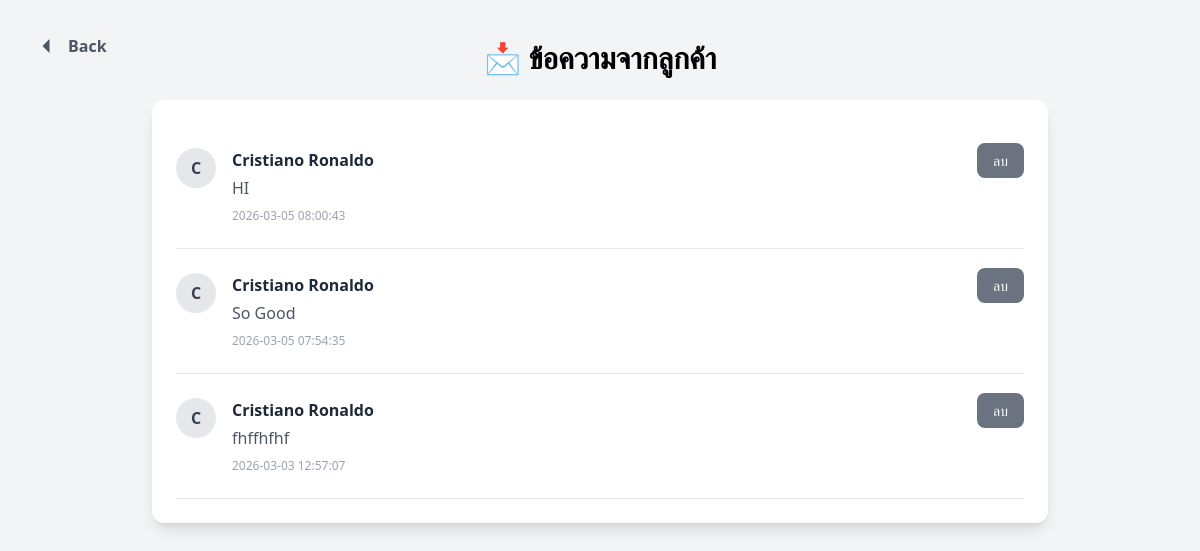
Page /admin_messages (signed in) on the earlier database version.
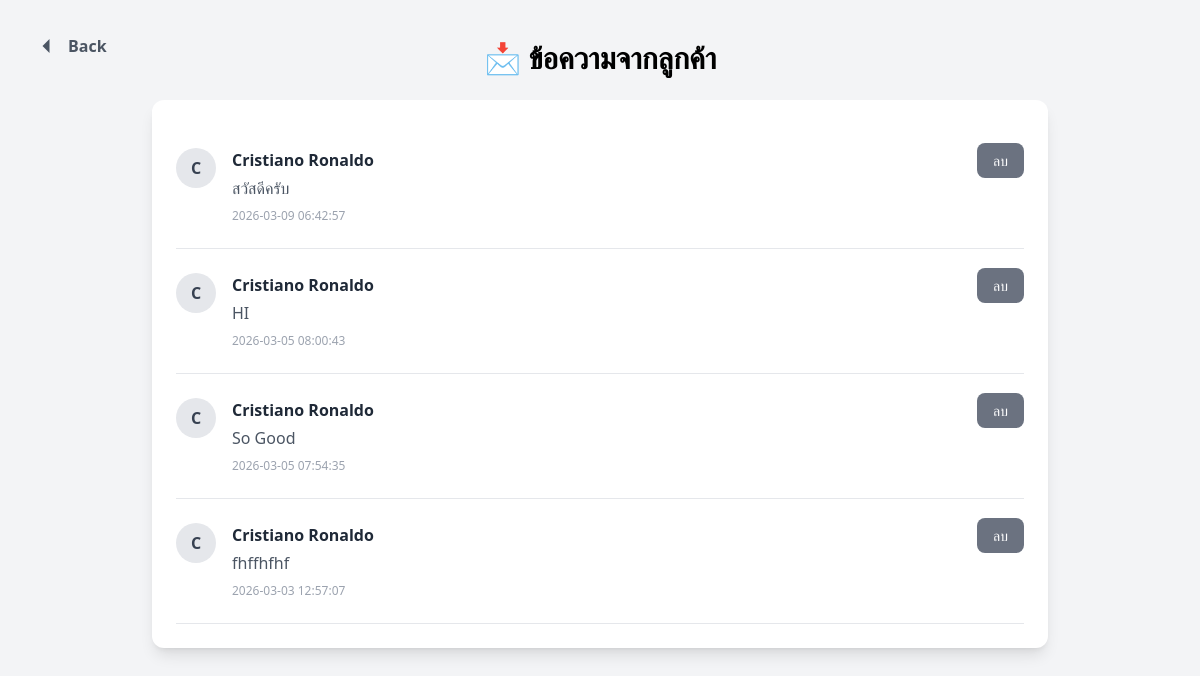
Same page on the later database version.
### tables this page shows
CREATE TABLE messages (
        id INTEGER PRIMARY KEY AUTOINCREMENT,
        username TEXT,
        message TEXT NOT NULL,
        created_at TIMESTAMP DEFAULT CURRENT_TIMESTAMP
    );

### main.py (the view)
@app.route("/admin_messages")
@login_required
def admin_messages():
    if current_user.role != "Admin": return redirect(url_for("dashboard"))
    connect = sqlite3.connect(db_local)
    cursor = connect.cursor()
    cursor.execute("SELECT id, username, message, created_at FROM messages ORDER BY created_at DESC")
    all_messages = cursor.fetchall()
    connect.close()
    return render_template("admin_messages.html", messages=all_messages)

### main.py (called while the page is built, shortened)
@login_manager.user_loader
def load_user(user_id):
    connect = sqlite3.connect(db_local)
    connect.row_factory = sqlite3.Row
    cursor = connect.cursor()
    cursor.execute("""
        SELECT Person.*, Member.Phone_Number
        FROM Person
        LEFT JOIN Member ON Person.Person_ID = Member.Person_ID
        WHERE Person.Person_ID = ?
    """, (user_id,))
    user = cursor.fetchone()
    connect.close()
    if user:
        return User(user["Person_ID"], user["Username"], user["Full_Name"], user["Type"], user["Phone_Number"])
    return None

@app.before_request
def update_member_time():
    if current_user.is_authenticated:
        now = int(time.time())
        last_active = session.get('last_active')
        session['last_active'] = now

### templates/admin_messages.html (shortened to what this page needs)
<!DOCTYPE html>
<html>
<head>
    <script src="https://cdn.tailwindcss.com"></script>
</head>
<body class="bg-gray-100 min-h-screen p-10 relative">
<a href="{{ url_for('admin_home') }}"
   class="absolute top-8 left-8 flex items-center gap-2 text-gray-600 hover:text-black transition">
    <svg class="w-7 h-7" fill="currentColor" viewBox="0 0 24 24">
        <path d="M15 18l-6-6 6-6"/>
    </svg>
    <span class="font-semibold">Back</span>
</a>
    <h1 class="text-3xl font-bold mb-6 text-center">
        📩 ข้อความจากลูกค้า
    </h1>
    <div class="max-w-4xl mx-auto bg-white shadow-lg rounded-xl p-6">
        {% if messages %}
            {% for msg in messages %}
<div class="border-b py-6 flex justify-between items-start">
    <div class="flex items-start gap-4">
        <div class="w-10 h-10 rounded-full bg-gray-200 flex items-center justify-center text-gray-700 font-semibold">
            {{ msg[1][0]|upper }}
        </div>
        <div>
            <p class="font-semibold text-gray-800">
                {{ msg[1] }}
            </p>
            <p class="text-gray-600 mt-1">
                {{ msg[2] }}
            </p>
            <p class="text-xs text-gray-400 mt-2">
                {{ msg[3] }}
            </p>
        </div>
    </div>
    <div>
        <a href="{{ url_for('delete_message', msg_id=msg[0]) }}"
           class="bg-gray-500 hover:bg-red-600 text-white px-4 py-2 rounded-lg text-sm transition">
           ลบ
        </a>
    </div>
</div>
{% endfor %}
        {% else %}
            <p class="text-center text-gray-500">
                ยังไม่มีข้อความจากลูกค้า
            </p>
        {% endif %}
    </div>
</body>
</html>

Differences in the rows shown:
added messages: username "C", username "Cristiano Ronaldo", message "สวัสดีครับ", created_at "2026-03-09 06:42:57"
